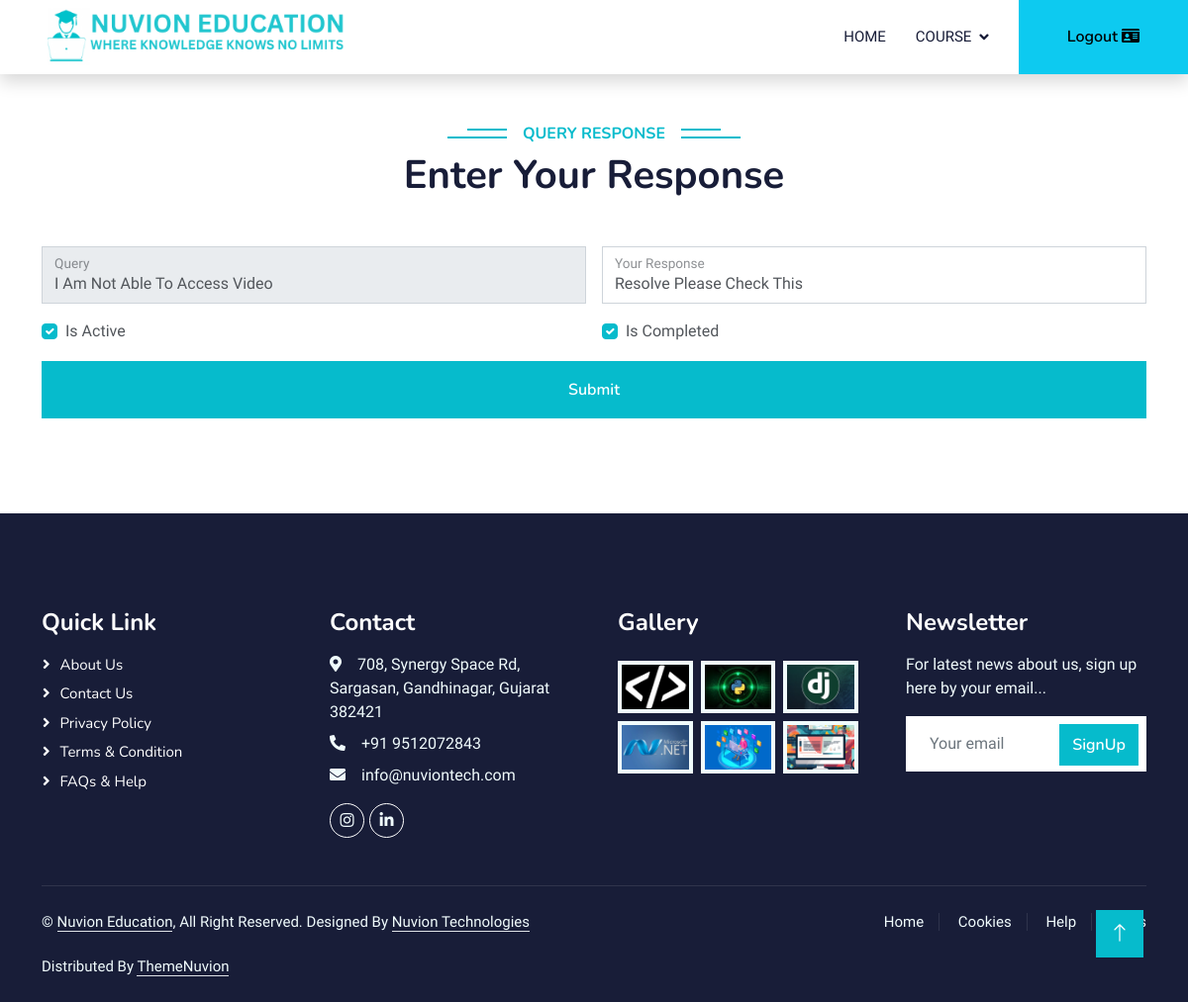
The page /QueryResponse/1 on the database its author committed.
### LMS/models.py (models this page shows)
class tblStuquery(models.Model):
    Id = models.AutoField(primary_key=True)
    username = models.CharField(max_length=25, null= True, blank=True)
    mobileno = models.CharField(max_length=15)
    subject = models.CharField(max_length=25)
    query = models.CharField(max_length=500)
    queryans = models.CharField(max_length=500)
    CreatedDate = models.DateField(auto_now=True)
    ModifiedBy = models.CharField(max_length=15, null= True, blank=True)
    ModifiedDate = models.DateField(auto_now=True)
    isCompleted = models.BooleanField(default=False, null= True)
    isActive = models.BooleanField(default=True, null= True)

### LMS/views.py (the view)
# urls.py: path('QueryResponse/<int:Id>',QueryResponse, name='QueryResponse'),
def QueryResponse(request, Id):
    employee_course = tblEmpDetails.objects.first().Course
    default_query = tblStuquery.objects.filter(Id=Id).first()
    context = {
        'default_query': default_query
    }
    return render(request, 'Emp/TL/frmQueryResponse.html', context)

### Template/Emp/TL/frmQueryResponse.html (shortened to what this page needs)
<!DOCTYPE html>
<html lang="en">
<head>
    {% include "LinkFile.html" %}
</head>
<body>
    {% include "Emp/TL/frmTLHearder.html"%}
    <div class="container-xxl py-5">
        <div class="container">
            <div class="text-center wow fadeInUp" data-wow-delay="0.1s">
                <h6 class="section-title bg-white text-center text-primary px-3">Query Response</h6>
                <h1 class="mb-5">Enter Your Response</h1>
            </div>
            <div class="row g-4">
                <div class="col-lg-12 col-md-12 wow fadeInUp" data-wow-delay="0.5s">
                    <form action="/do_QueryResponse/" method="post">
                        <div class="row g-3">
                            <div class="col-md-6">
                                <div class="form-floating">
                                    <input type="text" class="form-control" id="query" value="{{default_query.query}}" name="query" placeholder="Query" readonly>
                                    <label for="query">Query</label>
                                </div>
                            </div>
                            <div class="col-md-6">
                                <div class="form-floating">
                                    <input type="textarea" class="form-control"  id="queryans" value="{{default_query.queryans}}" name="queryans" placeholder="Write Your Response">
                                    <label for="queryans">Your Response</label>
                                </div>
                            </div>
                            <div class="col-md-6">
                                <div class="form-check">
                                    <input class="form-check-input" type="checkbox" id="isActive" name="isActive"  value="True" {% if default_query.isActive %} checked {% endif %} >
                                    <label class="form-check-label" for="isActive">Is Active</label>
                                </div>
                            </div>
                            <div class="col-md-6">
                                <div class="form-check">
                                    <input class="form-check-input" type="checkbox" id="isCompleted" name="isCompleted" value="True" {% if default_query.isCompleted %} checked {% endif %}>
                                    <label class="form-check-label" for="isCompleted">Is Completed</label>
                                </div>
                            </div>
                            <div class="col-12">
                                <button class="btn btn-primary w-100 py-3" type="submit">Submit</button>
                            </div>
                        </div>
                    </form>
                </div>
            </div>
        </div>
    </div>
    {% include 'Footer.html' %}
    {% include 'JS.html' %}
</body>
</html>

### Media/Boot/css/style.css (style rules this page uses)
:root { --primary: #06BBCC; --light: #F0FBFC; --dark: #181d38; }
.btn { font-family: 'Nunito', sans-serif; font-weight: 600; transition: .5s; }
.btn.btn-primary, .btn.btn-secondary { color: #FFFFFF; }
.section-title { position: relative; display: inline-block; text-transform: uppercase; }
.section-title::before { position: absolute; content: ""; width: calc(100% + 80px); height: 2px; top: 4px; left: -40px; background: var(--primary); z-index: -1; }
.section-title::after { position: absolute; content: ""; width: calc(100% + 120px); height: 2px; bottom: 5px; left: -60px; background: var(--primary); z-index: -1; }

### rows shown on the page
tblStuquery: query "I Am Not Able To Access Video", queryans "Resolve Please Check This", isActive "☑", isCompleted "☑"
